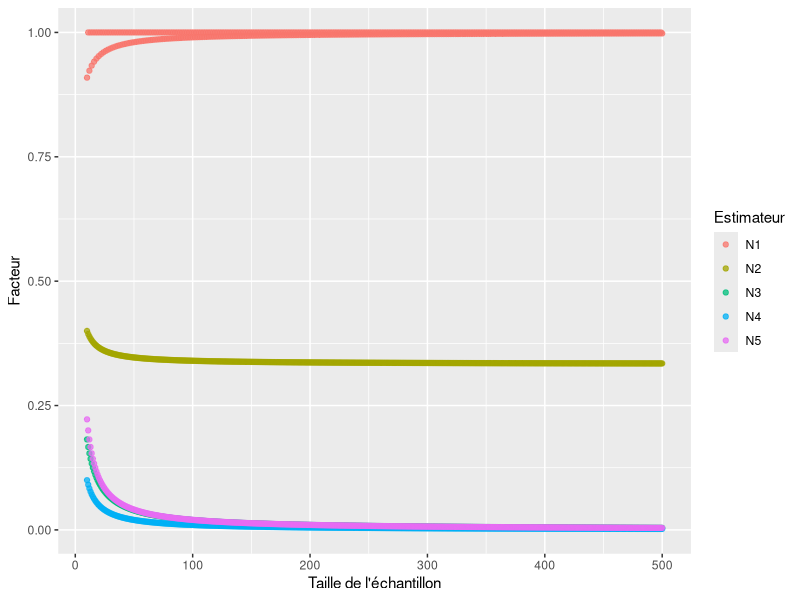
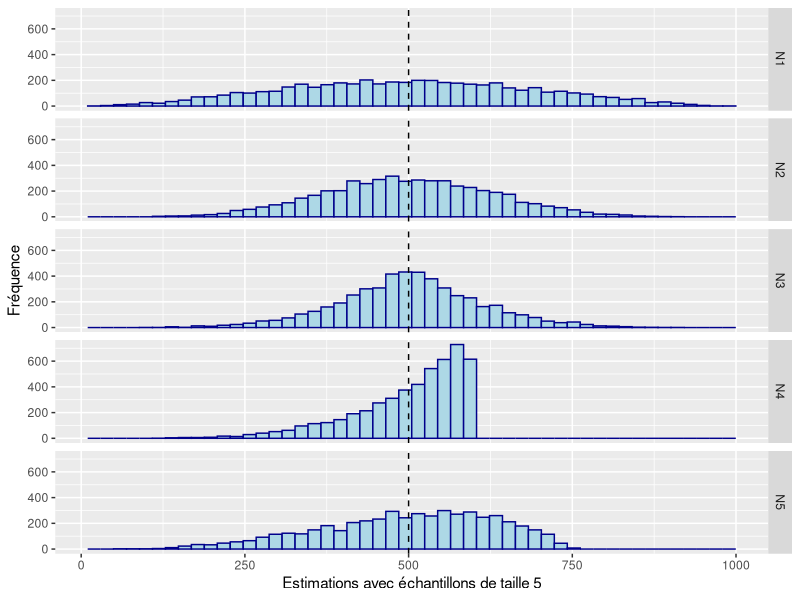
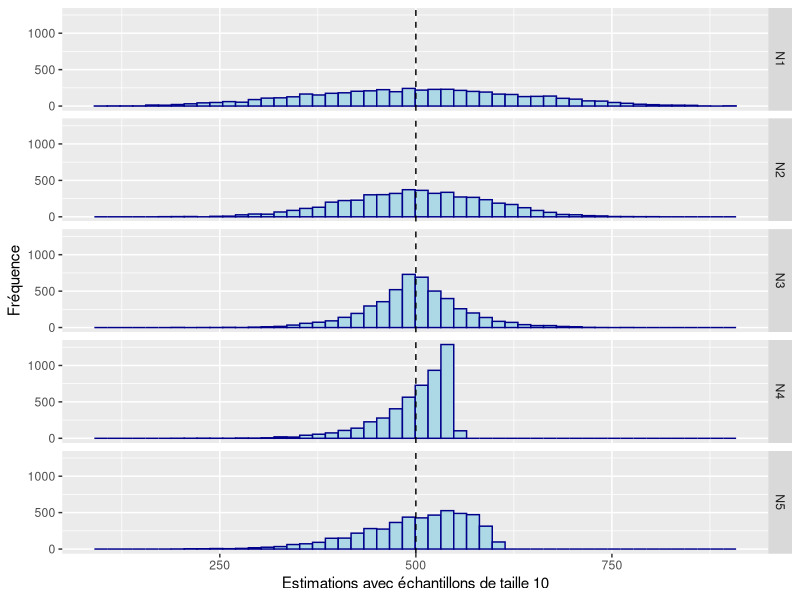
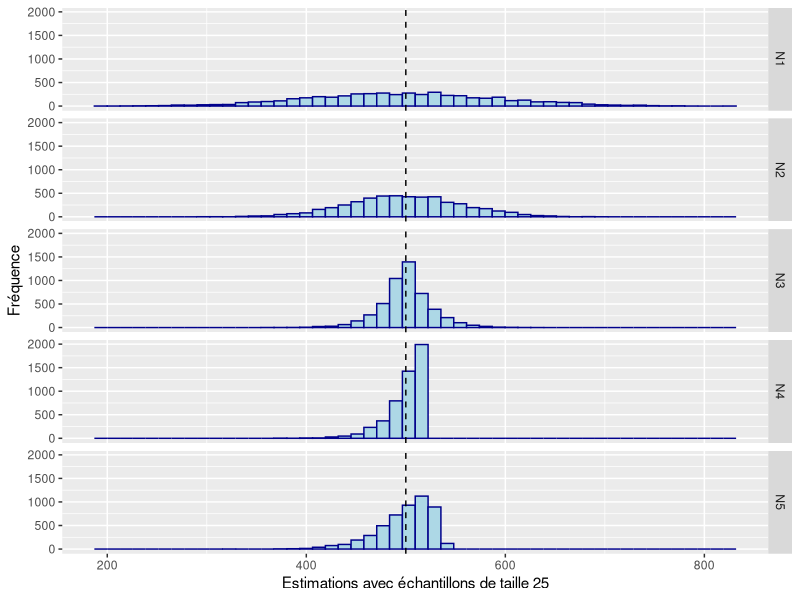
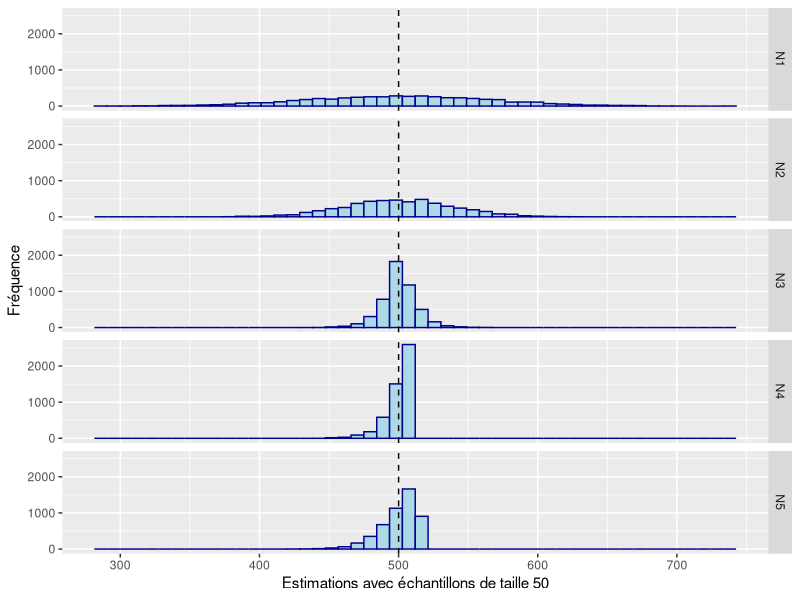
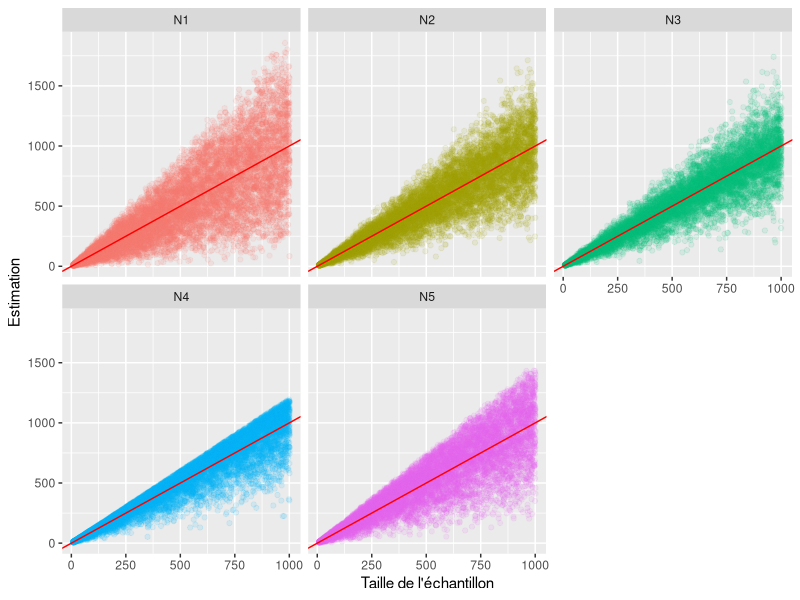
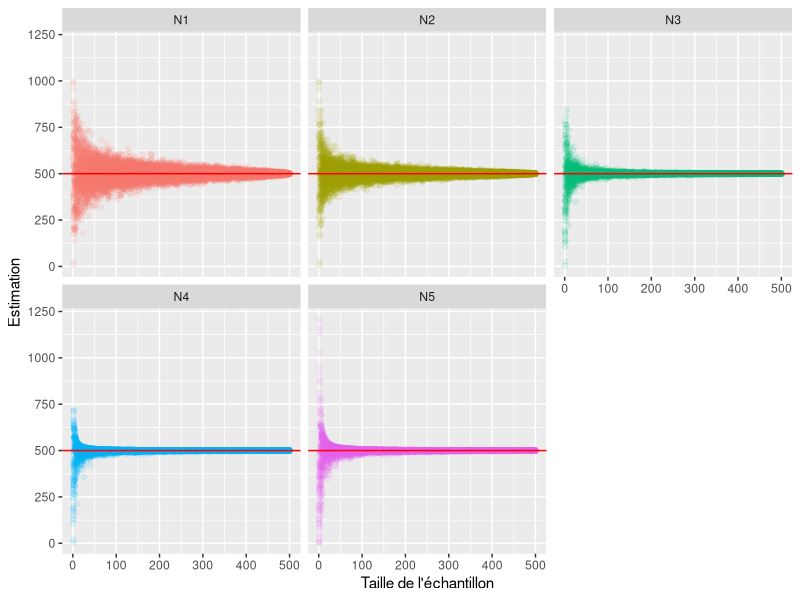

Write R code to recreate these figures, in order.
## ---- chunk 1
knitr::opts_chunk$set(cache = TRUE)

## Pour obtenir les mêmes résultats malgré l'échantillonnage aléatoire
set.seed(39894095)

## La librairie utilisée
## Pour l'installer, décommenter la ligne suivante:
## install.packages("tidyverse")
library(tidyverse)

## Définition des fonctions pour le calcul des mesures sur les numéros de série.

## Estimateur N1
N1 <- function(ech){
  return(round(2*median(ech)-1))
}

## Estimateur N2
N2 <- function(ech){
  return(round(2*mean(ech)-1))
}

## Estimateur N3
N3 <- function(ech){
  if (length(ech) == 1) return(ech)
  else return(round(max(ech)+min(ech)-1))
}

## Estimateur N4
N4 <- function(ech){
  if (length(ech) == 1) return(ech)
  else{
    n <- length(unique(ech))
    return(round((n+1)/n*max(ech)-1))
  }
}

## Estimateur N5
N5 <- function(ech){
  if (length(ech) == 1) return(ech)
  else{
    n <- length(unique(ech))
    return(round((max(ech)-min(ech))*(n+1)/(n-1)-1))
  }
}
## ---- chunk 2
n <- 500

var_mediane <- function(x){
  if (x %% 2 == 0) {return(x/(x+1))}
  else {return(1)}
}

data <- tibble(
  id = 10:n,
  N1 = map_dbl(id, ~var_mediane(.x)),
  N2 = map_dbl(id, ~(.x+2)/(3*.x)),
  N3 = map_dbl(id, ~2/(.x+1)),
  N4 = map_dbl(id, ~1/.x),
  N5 = map_dbl(id, ~2/(.x-1))
)

data <- data %>% 
  gather(key = Estimateur, value = Facteur, -id)

ggplot(data, aes(x=id, y=Facteur, color=Estimateur))+
  geom_point(alpha=0.75) +
  labs(
    x = "Taille de l'échantillon"
  )
## ---- chunk 3
pop <- c(1:500)
## ---- chunk 4
ech <- sample(pop, 5, replace = FALSE)
ech
## ---- chunk 5
N1(ech)
N2(ech)
N3(ech)
N4(ech)
N5(ech)
## ---- chunk 6
N <- 500
n <- 5
iter <- 5000
pop <- c(1:N)

ech5 <- tibble(id = map(1:iter, ~sample(pop, n, replace = FALSE)))
ech5 <- ech5 %>%
  mutate(N1 = map_dbl(id, N1),
         N2 = map_dbl(id, N2),
         N3 = map_dbl(id, N3),
         N4 = map_dbl(id, N4),
         N5 = map_dbl(id, N5)) %>%
  gather(estimateur, valeur, N1, N2, N3, N4, N5)

n <- 10
ech10 <- tibble(id = map(1:iter, ~sample(pop, n, replace = FALSE)))
ech10 <- ech10 %>%
  mutate(N1 = map_dbl(id, N1),
         N2 = map_dbl(id, N2),
         N3 = map_dbl(id, N3),
         N4 = map_dbl(id, N4),
         N5 = map_dbl(id, N5)) %>%
  gather(estimateur, valeur, N1, N2, N3, N4, N5)

n <- 25
ech25 <- tibble(id = map(1:iter, ~sample(pop, n, replace = FALSE)))
ech25 <- ech25 %>%
  mutate(N1 = map_dbl(id, N1),
         N2 = map_dbl(id, N2),
         N3 = map_dbl(id, N3),
         N4 = map_dbl(id, N4),
         N5 = map_dbl(id, N5)) %>%
  gather(estimateur, valeur, N1, N2, N3, N4, N5)

n <- 50
ech50 <- tibble(id = map(1:iter, ~sample(pop, n, replace = FALSE)))
ech50 <- ech50 %>%
  mutate(N1 = map_dbl(id, N1),
         N2 = map_dbl(id, N2),
         N3 = map_dbl(id, N3),
         N4 = map_dbl(id, N4), 
         N5 = map_dbl(id, N5)) %>%
  gather(estimateur, valeur, N1, N2, N3, N4, N5)
## ---- chunk 7
graphe_ech5 <- ggplot(data = ech5, mapping = aes(x = valeur))+
  geom_histogram(bins = 50, fill = "lightblue", color = "darkblue")+
  facet_grid(estimateur ~ .)+
  geom_vline(xintercept=N,linetype=2,color="black")+
  labs(
    x = "Estimations avec échantillons de taille 5",
    y = "Fréquence"
  )

graphe_ech10 <- ggplot(data = ech10, mapping = aes(x = valeur))+
  geom_histogram(bins = 50, fill = "lightblue", color = "darkblue")+
  facet_grid(estimateur ~ .)+
  geom_vline(xintercept=N,linetype=2,color="black")+
  labs(
    x = "Estimations avec échantillons de taille 10",
    y = "Fréquence"
  )

graphe_ech25 <- ggplot(data = ech25, mapping = aes(x = valeur))+
  geom_histogram(bins = 50, fill = "lightblue", color = "darkblue")+
  facet_grid(estimateur ~ .)+
  geom_vline(xintercept=N,linetype=2,color="black")+
  labs(
    x = "Estimations avec échantillons de taille 25",
    y = "Fréquence"
  )

graphe_ech50 <- ggplot(data = ech50, mapping = aes(x = valeur))+
  geom_histogram(bins = 50, fill = "lightblue", color = "darkblue")+
  facet_grid(estimateur ~ .)+
  geom_vline(xintercept=N,linetype=2,color="black")+
  labs(
    x = "Estimations avec échantillons de taille 50",
    y = "Fréquence"
  )
## ---- chunk 8
graphe_ech5
graphe_ech10
graphe_ech25
graphe_ech50
## ---- chunk 9
ech1000 <- tibble(
  pop = rep(seq(10, 1000, 5), 50),
  id = map(pop, ~sample(.x, 5, replace = FALSE))
  )
ech1000 <- ech1000 %>%
  mutate(N1 = map_dbl(id, N1),
         N2 = map_dbl(id, N2),
         N3 = map_dbl(id, N3),
         N4 = map_dbl(id, N4), 
         N5 = map_dbl(id, N5)) %>%
  gather(estimateur, valeur, N1, N2, N3, N4, N5)

ggplot(data = ech1000, aes(x = pop, y = valeur, color=estimateur))+
  geom_jitter(alpha=0.1)+
  labs(
    x = "Taille de l'échantillon",
    y = "Estimation"
  )+
  geom_abline(intercept = 0, slope=1, color = "red") +
  facet_wrap(estimateur ~ .) + 
  theme(legend.position="none")
## ---- chunk 10
pop100 <- tibble(
  ech = rep(seq(1, 500, 1), 25),
  id = map(ech, ~sample(1:500, .x, replace = FALSE))
)
pop100 <- pop100 %>%
  mutate(N1 = map_dbl(id, N1),
         N2 = map_dbl(id, N2),
         N3 = map_dbl(id, N3),
         N4 = map_dbl(id, N4),
         N5 = map_dbl(id, N5)) %>%
  gather(estimateur, valeur, N1, N2, N3, N4, N5)

ggplot(data = pop100, aes(x = ech, y = valeur, color=estimateur))+
  geom_jitter(alpha=0.1)+
  labs(
    x = "Taille de l'échantillon",
    y = "Estimation"
  )+
  geom_abline(intercept = 500, slope=0, color = "red") +
  facet_wrap(estimateur ~ .) +
  theme(legend.position="none")
## ---- chunk 11
equip = c(83, 135, 274, 380, 668, 895, 955, 964, 1113, 
          1174, 1210, 1344, 1387, 1414, 1610, 1668, 1689, 
          1756, 1865, 1874, 1880, 1936, 2005, 2006, 2065, 
          2157, 2220, 2224, 2396, 2543, 2787)
data <- tibble(
  id = 1:length(equip),
  equip = equip
)
## ---- chunk 12
equip
